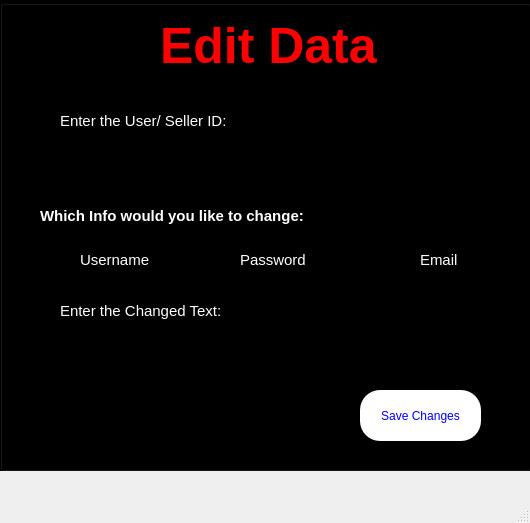
<?xml version="1.0" encoding="UTF-8"?>
<ui version="4.0">
 <class>MainWindoweditinfo</class>
 <widget class="QMainWindow" name="MainWindoweditinfo">
  <property name="geometry">
   <rect>
    <x>0</x>
    <y>0</y>
    <width>530</width>
    <height>523</height>
   </rect>
  </property>
  <property name="windowTitle">
   <string>MainWindow</string>
  </property>
  <widget class="QWidget" name="centralwidget">
   <widget class="QGroupBox" name="groupBox_ChangeUserInfo">
    <property name="geometry">
     <rect>
      <x>0</x>
      <y>0</y>
      <width>531</width>
      <height>471</height>
     </rect>
    </property>
    <property name="styleSheet">
     <string notr="true">background-color:black;</string>
    </property>
    <property name="title">
     <string/>
    </property>
    <widget class="QLabel" name="label_Idchange_heading">
     <property name="geometry">
      <rect>
       <x>160</x>
       <y>10</y>
       <width>241</width>
       <height>71</height>
      </rect>
     </property>
     <property name="font">
      <font>
       <pointsize>-1</pointsize>
       <fontweight>Medium</fontweight>
      </font>
     </property>
     <property name="styleSheet">
      <string notr="true">color: red;
font-size:  50px;
font-weight: 500;</string>
     </property>
     <property name="text">
      <string>Edit Data</string>
     </property>
    </widget>
    <widget class="QRadioButton" name="radio_Email_button">
     <property name="geometry">
      <rect>
       <x>400</x>
       <y>250</y>
       <width>89</width>
       <height>20</height>
      </rect>
     </property>
     <property name="styleSheet">
      <string notr="true">color: white;
font-size: 15px;</string>
     </property>
     <property name="text">
      <string>Email</string>
     </property>
    </widget>
    <widget class="QLineEdit" name="changed_text_for_UniqueId">
     <property name="geometry">
      <rect>
       <x>60</x>
       <y>330</y>
       <width>231</width>
       <height>51</height>
      </rect>
     </property>
     <property name="font">
      <font>
       <pointsize>13</pointsize>
      </font>
     </property>
     <property name="styleSheet">
      <string notr="true">color: white;</string>
     </property>
    </widget>
    <widget class="QPushButton" name="pushButton_SaveTheChange">
     <property name="geometry">
      <rect>
       <x>360</x>
       <y>390</y>
       <width>121</width>
       <height>51</height>
      </rect>
     </property>
     <property name="styleSheet">
      <string notr="true">color: blue;
font-size: larger;
font-weight: 400;
border: none;
border-radius: 20px;
background-color: white;</string>
     </property>
     <property name="text">
      <string>Save Changes</string>
     </property>
    </widget>
    <widget class="QLabel" name="label_InfoChange_prompt">
     <property name="geometry">
      <rect>
       <x>40</x>
       <y>190</y>
       <width>301</width>
       <height>51</height>
      </rect>
     </property>
     <property name="font">
      <font>
       <pointsize>-1</pointsize>
       <bold>true</bold>
      </font>
     </property>
     <property name="styleSheet">
      <string notr="true">color: white;
font-size: 15px;</string>
     </property>
     <property name="text">
      <string>Which Info would you like to change:</string>
     </property>
    </widget>
    <widget class="QRadioButton" name="radio_Username_button">
     <property name="geometry">
      <rect>
       <x>60</x>
       <y>250</y>
       <width>89</width>
       <height>20</height>
      </rect>
     </property>
     <property name="font">
      <font>
       <pointsize>-1</pointsize>
      </font>
     </property>
     <property name="styleSheet">
      <string notr="true">color: white;
font-size: 15px;</string>
     </property>
     <property name="text">
      <string>Username</string>
     </property>
    </widget>
    <widget class="QLabel" name="label_Enter_UniqueId">
     <property name="geometry">
      <rect>
       <x>60</x>
       <y>110</y>
       <width>171</width>
       <height>21</height>
      </rect>
     </property>
     <property name="styleSheet">
      <string notr="true">color: white;
font-size: 15px;</string>
     </property>
     <property name="text">
      <string>Enter the User/ Seller ID: </string>
     </property>
    </widget>
    <widget class="QLineEdit" name="Unique_id_input">
     <property name="geometry">
      <rect>
       <x>60</x>
       <y>140</y>
       <width>81</width>
       <height>41</height>
      </rect>
     </property>
     <property name="font">
      <font>
       <pointsize>13</pointsize>
      </font>
     </property>
     <property name="styleSheet">
      <string notr="true">color: white;</string>
     </property>
    </widget>
    <widget class="QLabel" name="label_Enter_theChnagedText">
     <property name="geometry">
      <rect>
       <x>60</x>
       <y>300</y>
       <width>171</width>
       <height>21</height>
      </rect>
     </property>
     <property name="styleSheet">
      <string notr="true">color: white;
font-size: 15px;</string>
     </property>
     <property name="text">
      <string>Enter the Changed Text:</string>
     </property>
    </widget>
    <widget class="QRadioButton" name="radio_Password_button">
     <property name="geometry">
      <rect>
       <x>220</x>
       <y>250</y>
       <width>111</width>
       <height>20</height>
      </rect>
     </property>
     <property name="styleSheet">
      <string notr="true">color: white;
font-size: 15px;</string>
     </property>
     <property name="text">
      <string>Password</string>
     </property>
    </widget>
   </widget>
  </widget>
  <widget class="QMenuBar" name="menubar">
   <property name="geometry">
    <rect>
     <x>0</x>
     <y>0</y>
     <width>530</width>
     <height>22</height>
    </rect>
   </property>
  </widget>
  <widget class="QStatusBar" name="statusbar"/>
 </widget>
 <resources/>
 <connections/>
</ui>
